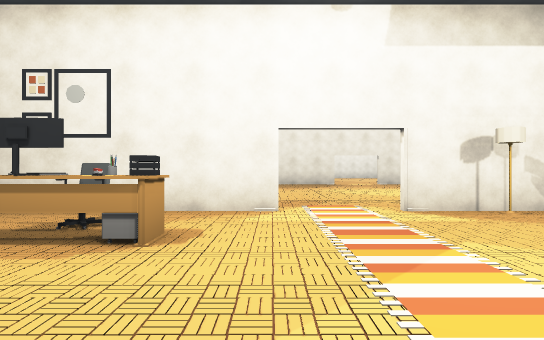
View 1 (above)

14 first-person views from a walk through a Unity game level. The camera is 1.2 m above the floor, looks level and sees 80° across. The floor is counted in squares, 2 m on a side. Each view is taken from the middle of a square. On the plan, view 1 faces up. The plan holds only what a view shows up to about 10 squares ahead; the rest is blank. The place goes on beyond the plan. The terrain is drawn as flat ground. The player is left out. Some surface patterns are stand-ins.

View 2
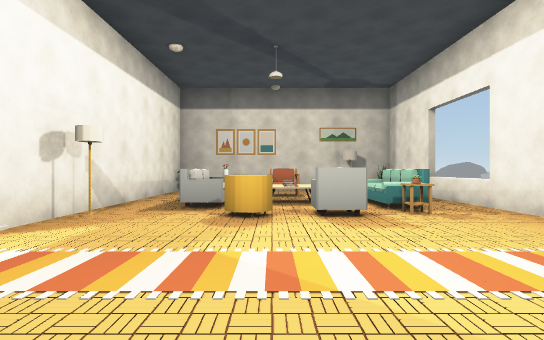

View 3
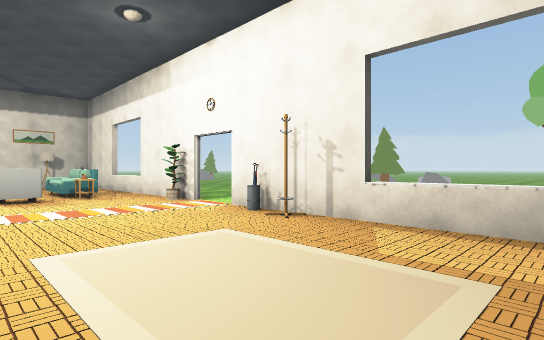

View 4
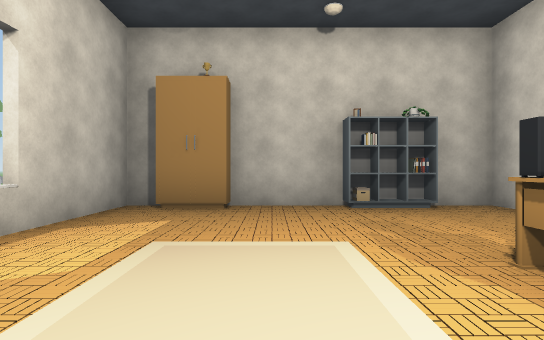

View 5
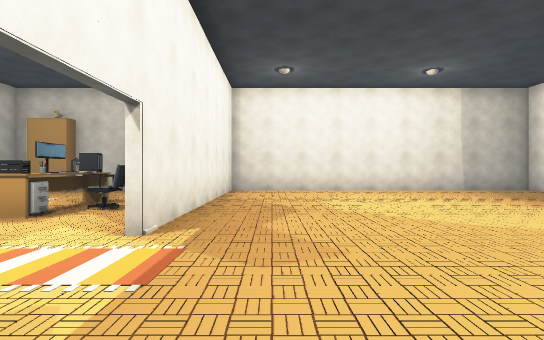

View 6
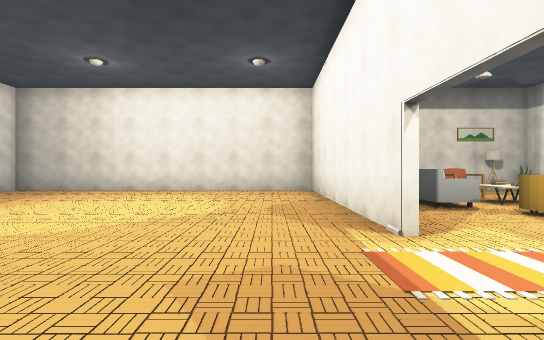

View 7
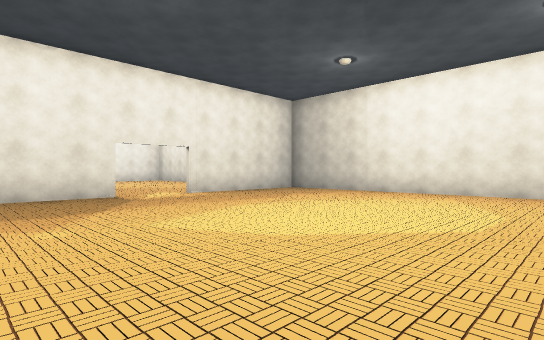

View 8
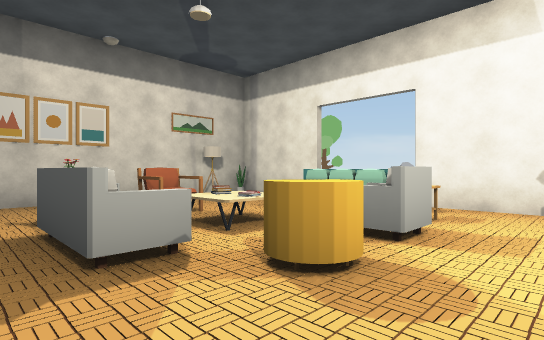

View 9
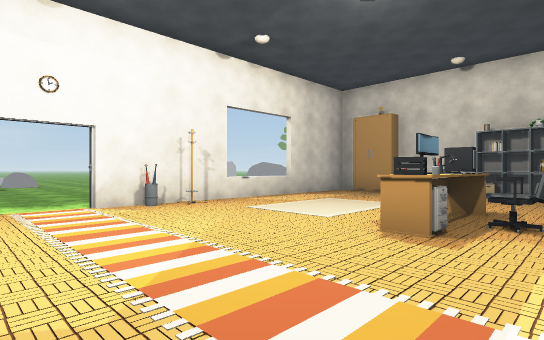

View 10
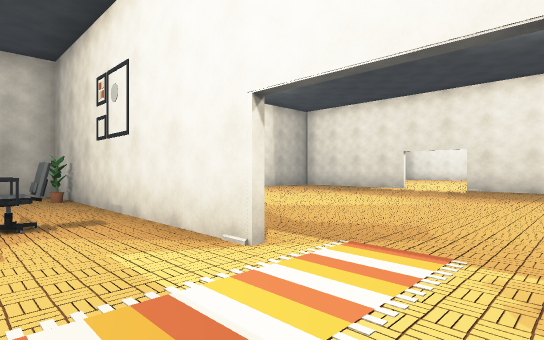

View 11
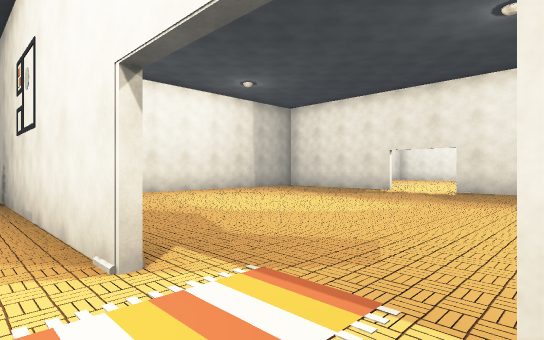

View 12
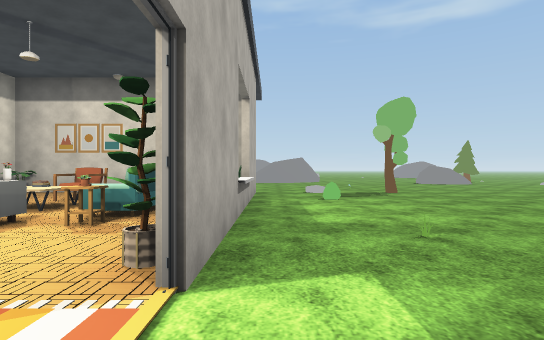

View 13
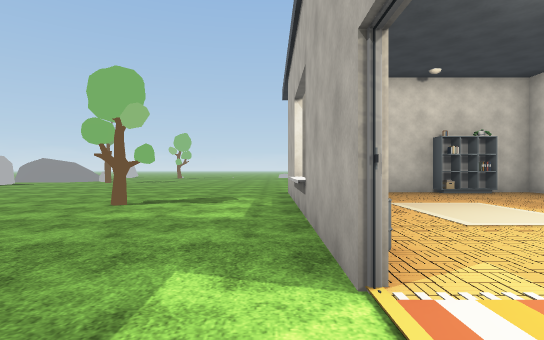

View 14
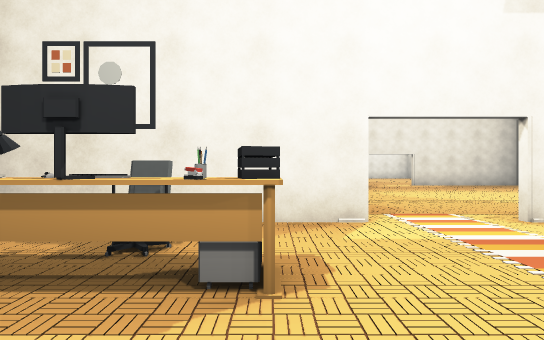

### Floor plan
Points are (right, up) in squares from view 1. A wall is a line through its corners. A room is listed if a view was taken in it or the views show most of it. See-through windows are left out.
Room 1 (views 1, 2, 3, 4, 8, 9, 10, 11, 14)
walls: (0.1, 4.7) (-6.5, 4.7); (2.4, -1.4) (4.4, -1.4); (-2.5, -1.4) (0.5, -1.4); (-5.4, -1.4) (-3.4, -1.4); (5.4, -1.4) (8.4, -1.4) (8.4, 5); (-6.4, 2.2) (-6.4, -0.4); (-6.4, 5.1) (-6.4, 3.6); (8.5, 4.7) (1.9, 4.7)
ways out: opening at (1, 5) to room 2; opening at (-3, -1) to room 3; opening at (1.5, -1) to room 3; opening at (5, -1) to room 3; gap at (-6.5, -1) to room 3; gap at (3, 4)
objects: other object (-6, -1) to (-6, 0); other object (-6, 3); other object (-5, 4); other object (-3, 3); other object (-2, 3); other object (-1, 3); other object (-1, 4); other object (3, 0); other object (3, 1); other object (3, 2) to (3, 3); other object (4, 0) to (5, 0); other object (4, 2); other object (4, 3) to (5, 3); other object (5, 2); other object (6, 2); other object (6, 3); other object (7, 3)
Room 2 (views 5, 6, 7)
walls: (1.9, 4.8) (8.4, 4.8); (2.6, 13.4) (-0.6, 13.4); (-5.9, 13.4) (-6.4, 13.4) (-6.4, 5.1); (8.4, 5) (8.4, 13.4) (4.4, 13.4); (-6.4, 4.8) (0.1, 4.8)
ways out: opening at (1, 5) to room 1; opening at (-1.5, 14); opening at (3.5, 14)
Room 3 (views 12, 13)
walls: (8.2, -1.6) (5.8, -1.6); (5, -1.6) (2.4, -1.6); (4.4, -1.4) (5.4, -1.4); (0.5, -1.6) (-2.8, -1.6); (-3.4, -1.4) (-2.5, -1.4); (-4.1, -1.6) (-6.6, -1.6); (-6.4, -0.4) (-6.4, -1.4) (-5.4, -1.4)
ways out: opening at (-3, -1) to room 1; opening at (1.5, -1) to room 1; opening at (5, -1) to room 1; gap at (-6.5, -1) to room 1
objects: other object (-4, -4); other object (2, -1); other object (3, -3); other object (7, -3)

Where each view was taken, in squares from view 1:
view 1: 0 up, 0 right, facing up
view 2: 2 up, 1 left, facing right
view 3: 2 up, 4 left, facing down-right
view 4: 1 up, 1 left, facing left
view 5: 6 up, 3 right, facing left
view 6: 6 up, 1 left, facing right
view 7: 6 up, 0 right, facing up-right
view 8: 4 up, 2 right, facing down-right
view 9: 4 up, 2 right, facing down-left
view 10: 3 up, 2 right, facing up-left
view 11: 4 up, 2 right, facing up-left
view 12: 2 down, 0 right, facing right
view 13: 2 down, 2 right, facing left
view 14: 1 up, 1 left, facing up
